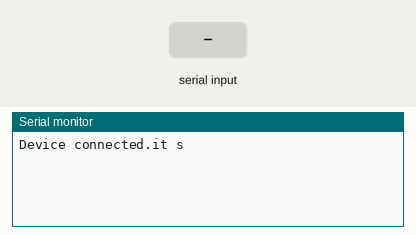
A sketch run on a simulated Arduino Uno, built with avr-gcc and run on an emulated ATmega328P. On the bench: the last lines printed to the serial monitor. The test bench sets the inputs (shaded band).

Above: at 1.7 s.
1.8 s: "1" received over the second serial link
At 2.8 s:
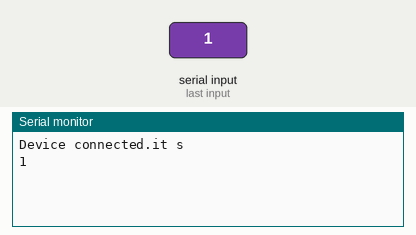
3.3 s: "0" received over the second serial link
At 3.9 s:
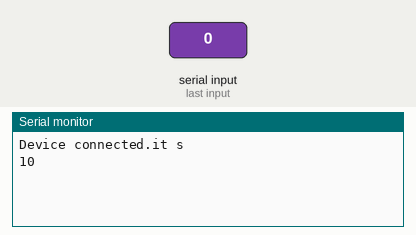

Measured:
- after the input at 1.8 s, the serial monitor: prints a new line at once (image 1)
- after the input at 3.3 s, the serial monitor: prints a new line at once (image 2)

The sketch:

at-commands.ino
```cpp
#include <SoftwareSerial.h>

SoftwareSerial softSerial(10, 11);

void setup() {
  softSerial.begin(38400);
  Serial.begin(9600);
  Serial.println("Device connected.it s");
  delay(500);
}

void loop() {
  if (softSerial.available())
    Serial.write(softSerial.read());
  if (Serial.available())
    softSerial.write(Serial.read());
}
```
